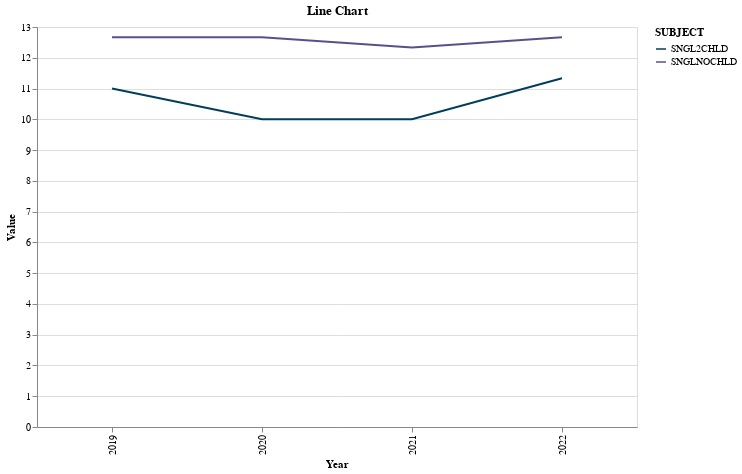

This figure's notebook cell:
### Code cell
line_chart = alt.Chart(df2_selectedlocations).mark_line().encode(
    x=alt.X('TIME:O', title='Year'),
    y=alt.Y('mean(VALUE)', title='Value'),
    color=alt.Color('SUBJECT', scale=colors),
).properties(
    title='Line Chart',
    width=600,
    height=400
)

line_chart

### Figure 1 — Vega-Lite specification as saved in the notebook (floating-point values rounded to 4 significant figures)
{"config": {"view": {"continuousWidth": 300, "continuousHeight": 300}}, "data": {"name": "data-b422a10a0f841811bc6b85563c6d518f"}, "mark": {"type": "line"}, "encoding": {"color": {"field": "SUBJECT", "scale": {"range": ["#003f5c", "#58508d", "#bc5090", "#ff6361", "#ffa600"]}, "type": "nominal"}, "x": {"field": "TIME", "title": "Year", "type": "ordinal"}, "y": {"aggregate": "mean", "field": "VALUE", "title": "Value", "type": "quantitative"}}, "height": 400, "title": "Line Chart", "width": 600, "$schema": "https://vega.github.io/schema/vega-lite/v5.15.1.json", "datasets": {"data-b422a10a0f841811bc6b85563c6d518f": [{"LOCATION": "Germany", "SUBJECT": "SNGL2CHLD", "MEASURE": "HR_AVEWAGE", "TIME": 2019, "VALUE": 12}, {"LOCATION": "Germany", "SUBJECT": "SNGL2CHLD", "MEASURE": "HR_AVEWAGE", "TIME": 2020, "VALUE": 9}, {"LOCATION": "Germany", "SUBJECT": "SNGL2CHLD", "MEASURE": "HR_AVEWAGE", "TIME": 2021, "VALUE": 9}, {"LOCATION": "Germany", "SUBJECT": "SNGL2CHLD", "MEASURE": "HR_AVEWAGE", "TIME": 2022, "VALUE": 10}, {"LOCATION": "Germany", "SUBJECT": "SNGLNOCHLD", "MEASURE": "HR_AVEWAGE", "TIME": 2019, "VALUE": 13}, {"LOCATION": "Germany", "SUBJECT": "SNGLNOCHLD", "MEASURE": "HR_AVEWAGE", "TIME": 2020, "VALUE": 13}, {"LOCATION": "Germany", "SUBJECT": "SNGLNOCHLD", "MEASURE": "HR_AVEWAGE", "TIME": 2021, "VALUE": 13}, {"LOCATION": "Germany", "SUBJECT": "SNGLNOCHLD", "MEASURE": "HR_AVEWAGE", "TIME": 2022, "VALUE": 13}, {"LOCATION": "United Kingdom", "SUBJECT": "SNGL2CHLD", "MEASURE": "HR_AVEWAGE", "TIME": 2019, "VALUE": 5}, {"LOCATION": "United Kingdom", "SUBJECT": "SNGL2CHLD", "MEASURE": "HR_AVEWAGE", "TIME": 2020, "VALUE": 4}, {"LOCATION": "United Kingdom", "SUBJECT": "SNGL2CHLD", "MEASURE": "HR_AVEWAGE", "TIME": 2021, "VALUE": 4}, {"LOCATION": "United Kingdom", "SUBJECT": "SNGL2CHLD", "MEASURE": "HR_AVEWAGE", "TIME": 2022, "VALUE": 6}, {"LOCATION": "United Kingdom", "SUBJECT": "SNGLNOCHLD", "MEASURE": "HR_AVEWAGE", "TIME": 2019, "VALUE": 10}, {"LOCATION": "United Kingdom", "SUBJECT": "SNGLNOCHLD", "MEASURE": "HR_AVEWAGE", "TIME": 2020, "VALUE": 10}, {"LOCATION": "United Kingdom", "SUBJECT": "SNGLNOCHLD", "MEASURE": "HR_AVEWAGE", "TIME": 2021, "VALUE": 10}, {"LOCATION": "United Kingdom", "SUBJECT": "SNGLNOCHLD", "MEASURE": "HR_AVEWAGE", "TIME": 2022, "VALUE": 10}, {"LOCATION": "Organization for Economic Cooperation and Development", "SUBJECT": "SNGL2CHLD", "MEASURE": "HR_AVEWAGE", "TIME": 2019, "VALUE": 16}, {"LOCATION": "Organization for Economic Cooperation and Development", "SUBJECT": "SNGL2CHLD", "MEASURE": "HR_AVEWAGE", "TIME": 2020, "VALUE": 17}, {"LOCATION": "Organization for Economic Cooperation and Development", "SUBJECT": "SNGL2CHLD", "MEASURE": "HR_AVEWAGE", "TIME": 2021, "VALUE": 17}, {"LOCATION": "Organization for Economic Cooperation and Development", "SUBJECT": "SNGL2CHLD", "MEASURE": "HR_AVEWAGE", "TIME": 2022, "VALUE": 18}, {"LOCATION": "Organization for Economic Cooperation and Development", "SUBJECT": "SNGLNOCHLD", "MEASURE": "HR_AVEWAGE", "TIME": 2019, "VALUE": 15}, {"LOCATION": "Organization for Economic Cooperation and Development", "SUBJECT": "SNGLNOCHLD", "MEASURE": "HR_AVEWAGE", "TIME": 2020, "VALUE": 15}, {"LOCATION": "Organization for Economic Cooperation and Development", "SUBJECT": "SNGLNOCHLD", "MEASURE": "HR_AVEWAGE", "TIME": 2021, "VALUE": 14}, {"LOCATION": "Organization for Economic Cooperation and Development", "SUBJECT": "SNGLNOCHLD", "MEASURE": "HR_AVEWAGE", "TIME": 2022, "VALUE": 15}]}}
